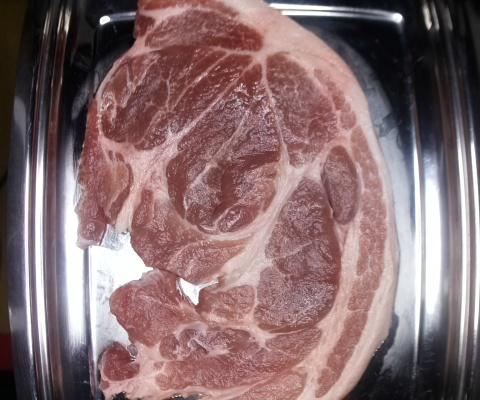
#> input picture dataset/fresh/08-11-2022-09-29-23_jpg.rf.64d249dc62a73d0ad8ae3edc94ba641c.jpg, 480 x 400 px; its folder holds only this picture in this run
$ jupyter execute --allow-errors Percobaan1.ipynb   (older library calls are emulated)
#> lines starting #> are read from the running program, lines starting #| are printed output that depends on the picture
[cell 1]
import os
import cv2 as cv
import matplotlib.pyplot as plt
import numpy as np
import pandas as pd
from sklearn.model_selection import train_test_split, cross_val_predict
from sklearn.metrics import accuracy_score, classification_report
from skimage.feature import graycomatrix, graycoprops
from scipy.stats import entropy
from sklearn.ensemble import RandomForestClassifier
from sklearn.svm import SVC
from sklearn.neighbors  import KNeighborsClassifier
from sklearn.metrics import accuracy_score, precision_score, recall_score, f1_score, confusion_matrix, classification_report
from sklearn.metrics import (confusion_matrix, ConfusionMatrixDisplay)
import seaborn as sns

## Data Loading

Buat struktur folder dataset sebagai berikut:
```
.
└──dataset
    ├── label1
	├── image1.jpg
	├── image2.jpg
	└── image3.jpg
    ├── label2
    └── label3
    └── dst...
```

[cell 2]
data = []
file_name = []
datalabel = []
path = []
data_distribution = {}

for label in os.listdir("dataset"):
    label_path = os.path.join("dataset", label)
    if not os.path.isdir(label_path):
        continue
    images = os.listdir(label_path)
    data_distribution[label] = len(images)
    print(f"Memproses label: {label}, jumlah gambar: {len(images)}")

    for filename in images:
        img_path = os.path.join(label_path, filename)
        img = cv.imread(img_path)
#> img is the input picture: shape (400, 480, 3); mean B, G, R 110.7, 108.1, 133.9
        if img is not None:
            img = cv.cvtColor(img, cv.COLOR_BGR2RGB)
            img = cv.resize(img, (350, 350))
#> img: shape (350, 350, 3)
            data.append(img)
            datalabel.append(label)
            file_name.append(filename)
            path.append(img_path)
#> pass 2 of the loop `for label in os.listdir("dataset"):`:
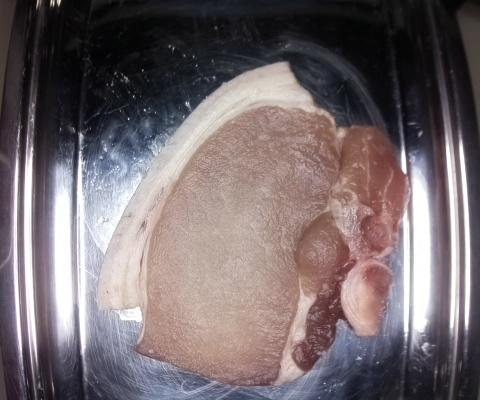
#> input picture dataset/spoiled/08-11-2022-21-04-58_jpg.rf.ede190cd66d9d59933315d460d5e848b.jpg, 480 x 400 px
#> img is the input picture: shape (400, 480, 3); mean B, G, R 108.9, 105.8, 116.7
#> `img = cv.resize(img, (350, 350))`:
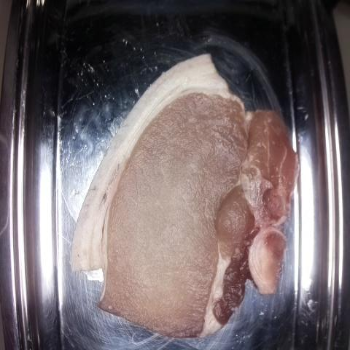
#> img: shape (350, 350, 3); mean R, G, B 116.6, 105.7, 108.8

print("Data: ", len(data))
#| Data:  2
print("Label: ", len(datalabel))
print("Filenames: ", len(file_name))
print("Data Distribution: ", data_distribution)

[cell 3]
def displayImg(row, column, data):
#> called with row = 12, column = 12
    fig = plt.figure(figsize=(15, 10))
    for i in range(1, row * column + 1):
        fig.add_subplot(row, column, i)
        plt.imshow(data[i - 1], cmap='gray')
        plt.axis('off')
    plt.show()
#> (the rest of this cell did not finish here and is left out)

## Data Augmentation

### Define Augmentation Function

[cell 4]
data_augmented = []
labels_augmented = []
file_name_augmented = []

def flip_horizontal(image):
    return np.fliplr(image)

def rotate(image):
    return np.rot90(image, k=3)

for i in range(len(data)):
    original = data[i]
    flipped = flip_horizontal(original)
    rotated = rotate(original)

    data_augmented.extend([flipped, rotated])
    labels_augmented.extend([datalabel[i]] * 2)
    file_name_augmented.extend([file_name[i] + '_flip', file_name[i] + '_rot'])
#> this loop made 2 passes
#> pass 1, `flipped = flip_horizontal(original)`:
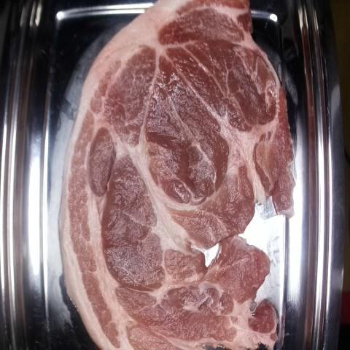
#> flipped: shape (350, 350, 3); mean R, G, B 133.8, 108, 110.6
#> pass 1, `rotated = rotate(original)`:
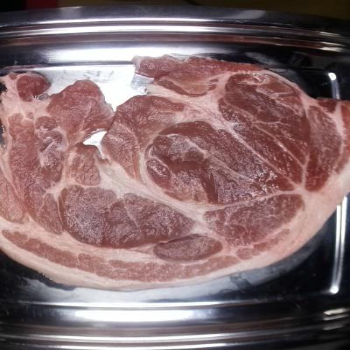
#> rotated: shape (350, 350, 3); mean R, G, B 133.8, 108, 110.6
#> pass 2, `rotated = rotate(original)`:
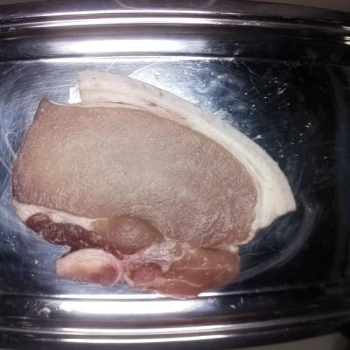
#> rotated: shape (350, 350, 3); mean R, G, B 116.6, 105.7, 108.8
#> after the loop, data_augmented = 4 items; file_name_augmented = 4 items; labels_augmented = ['fresh', 'fresh', 'spoiled', 'spoiled']

print("Jumlah data sebelum augmentasi:", len(data))
#| Jumlah data sebelum augmentasi: 2
print("Jumlah data setelah augmentasi:", len(data_augmented))
#| Jumlah data setelah augmentasi: 4

## Data Preparation

### Define Preprocessing Function

[cell 5]
# [15 lines of commented-out code are left out]

gray = cv.cvtColor(data[0], cv.COLOR_RGB2GRAY)
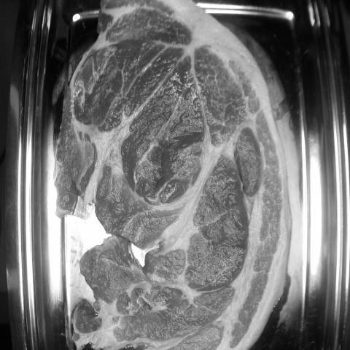
#> gray: shape (350, 350); min 1, max 255, mean 116


def equalization(image):
    frequent = {}
    for i in range(image.shape[0]):
        for j in range(image.shape[1]):
            value = image[i, j]
            if value in frequent:
                frequent[value] += 1
            else:
                frequent[value] = 1

    cumuFreq = {}
    sortedKey = sorted(frequent.keys())

    total = 0
    for key in sortedKey:
        total += frequent[key]
        cumuFreq[key] = total

    newPixel = {}
    sumAllPixel = image.shape[0] * image.shape[1]
    for key in sortedKey:
        newPixel[key] = round((cumuFreq[key] / sumAllPixel) * 255)

    newImage = np.zeros_like(image)
    for i in range(image.shape[0]):
        for j in range(image.shape[1]):
            newImage[i, j] = newPixel[image[i, j]]

    return newImage

def sobel(gray):
    sobel_x = np.array([[-1, 0, 1],
                        [-2, 0, 2],
                        [-1, 0, 1]])

    sobel_y = np.array([[ 1,  2,  1],
                        [ 0,  0,  0],
                        [-1, -2, -1]])

    tinggi, lebar = gray.shape
    hasil = np.zeros((tinggi, lebar), dtype=np.float32)

    for i in range(1, tinggi-1):
        for j in range(1, lebar-1):
            region = gray[i-1:i+2, j-1:j+2]
            gx = np.sum(region * sobel_x)
            gy = np.sum(region * sobel_y)
            hasil[i, j] = np.sqrt(gx**2 + gy**2)

    hasil = np.clip(hasil, 0, 255)
    return hasil.astype(np.uint8)

[cell 6]
fresh_images = []
spoiled_images = []

for i in range(len(data)):
    if datalabel[i].lower() == 'fresh' and len(fresh_images) < 10:
        gray = cv.cvtColor(data[i], cv.COLOR_RGB2GRAY)
        edge = sobel(gray)
        fresh_images.append(edge)
    elif datalabel[i].lower() == 'spoiled' and len(spoiled_images) < 10:
        gray = cv.cvtColor(data[i], cv.COLOR_RGB2GRAY)
        edge = sobel(gray)
        spoiled_images.append(edge)

    if len(fresh_images) >= 10 and len(spoiled_images) >= 10:
        break
#> this loop made 2 passes
#> pass 1, `edge = sobel(gray)`:
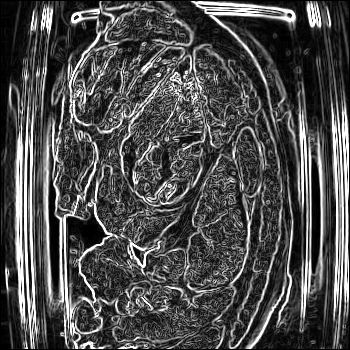
#> edge: shape (350, 350); min 0, max 255, mean 76.8
#> pass 2, `edge = sobel(gray)`:
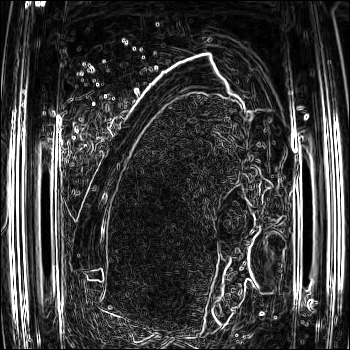
#> edge: shape (350, 350); min 0, max 255, mean 57.3
#> after the loop, fresh_images = 1 item; spoiled_images = 1 item

#> (the rest of this cell did not finish here and is left out)

displayImg(2, 5, spoiled_images)

### Preprocessing

[cell 7]
# pada bagian ini bisa gunakan data yang sebelum augmentasi atau setelah augmentasi
dataPreprocessed = []
for i in range(len(data)):
    img = cv.resize(data[i], (128, 128))
    img = cv.cvtColor(img, cv.COLOR_BGR2GRAY)
    img = equalization(img)
    dataPreprocessed.append(img)
#> this loop made 2 passes
#> sumAllPixel in equalization on passes 1 to 2: 16384, 16384
#> pass 2, `img = cv.resize(data[i], (128, 128))`:
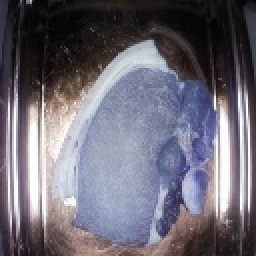
#> img: shape (128, 128, 3) (shown 2 times larger); mean of channels 0, 1, 2 116.5, 105.5, 108.7; drawn as B, G, R
#> after the loop, dataPreprocessed = 2 items

### Feature Extraction

[cell 8]
def glcm(image, derajat):
    if derajat == 0:
        angles = [0]
    elif derajat == 45:
        angles = [np.pi / 4]
    elif derajat == 90:
        angles = [np.pi / 2]
    elif derajat == 135:
        angles = [3 * np.pi / 4]
    else:
        raise ValueError("Invalid angle. It should be one of the following: 0, 45, 90, 135.")

    # mengembalikan matrix glcm dari image
    glcm = graycomatrix(image, [1], angles, 256, symmetric=True, normed=True)
    return glcm

[cell 9]
def correlation(matriks):
	return graycoprops(matriks, 'correlation')[0, 0]

[cell 10]
def dissimilarity(matriks):
    return graycoprops(matriks, 'dissimilarity')[0, 0]

[cell 11]
def homogenity(matriks):
    return graycoprops(matriks, 'homogeneity')[0, 0]

[cell 12]
def contrast(matriks):
    return graycoprops(matriks, 'contrast')[0, 0]

[cell 13]
def ASM(matriks):
    return graycoprops(matriks, 'ASM')[0, 0]

[cell 14]
def energy(matrix):
    return graycoprops(matrix, 'energy')[0, 0]

[cell 15]
def entropyGlcm(matrix):
    glcm_array = matrix[:, :, 0, 0]
    return entropy(glcm_array.flatten())

[cell 16]
Derajat0 = []
Derajat45 = []
Derajat90 = []
Derajat135 = []
for i in range(len(dataPreprocessed)):
    D0 = glcm(dataPreprocessed[i], 0)
    D45 = glcm(dataPreprocessed[i], 45)
    D90 = glcm(dataPreprocessed[i], 90)
    D135 = glcm(dataPreprocessed[i], 135)
    Derajat0.append(D0)
    Derajat45.append(D45)
    Derajat90.append(D90)
    Derajat135.append(D135)
#> this loop made 2 passes
#> after the loop, Derajat0 = 2 items; Derajat135 = 2 items; Derajat45 = 2 items; Derajat90 = 2 items

[cell 17]
Kontras0, Kontras45, Kontras90, Kontras135 = [], [], [], []
dissimilarity0, dissimilarity45, dissimilarity90, dissimilarity135 =  [], [], [], []
homogenity0, homogenity45, homogenity90, homogenity135 = [], [], [], []
entropy0, entropy45, entropy90, entropy135 =  [], [], [], []
ASM0, ASM45, ASM90, ASM135 =  [], [], [], []
energy0, energy45, energy90, energy135 =  [], [], [], []
correlation0, correlation45, correlation90, correlation135 = [], [], [], []

[cell 18]
for i in range(len(dataPreprocessed)):
    C0 = correlation(Derajat0[i])
    correlation0.append(C0)
    C45 = correlation(Derajat45[i])
    correlation45.append(C45)
    C90 = correlation(Derajat90[i])
    correlation90.append(C90)
    C135 = correlation(Derajat135[i])
    correlation135.append(C135)
#> this loop made 2 passes
#> (C0, C45, C90, C135) on passes 1 to 2: (0.877, 0.847, 0.942, 0.856), (0.926, 0.92, 0.985, 0.92)
#> after the loop, correlation0 = [0.877, 0.926]; correlation135 = [0.856, 0.92]; correlation45 = [0.847, 0.92]; correlation90 = [0.942, 0.985]

[cell 19]
for i in range(len(data)):
    K0 = contrast(Derajat0[i])
    K45 = contrast(Derajat45[i])
    K90 = contrast(Derajat90[i])
    K135 = contrast(Derajat135[i])
    Kontras0.append(K0)
    Kontras45.append(K45)
    Kontras90.append(K90)
    Kontras135.append(K135)
#> this loop made 2 passes
#> (K0, K45, K90, K135) on passes 1 to 2: (1320.2, 1638.7, 620.6, 1538.6), (805.3, 872, 162.1, 863.6)
#> after the loop, Kontras0 = [1320.2, 805.3]; Kontras135 = [1538.6, 863.6]; Kontras45 = [1638.7, 872]; Kontras90 = [620.6, 162.1]

[cell 20]
for i in range(len(data)):
    Dis0 = dissimilarity(Derajat0[i])
    Dis45 = dissimilarity(Derajat45[i])
    Dis90 = dissimilarity(Derajat90[i])
    Dis135 = dissimilarity(Derajat135[i])
    dissimilarity0.append(Dis0)
    dissimilarity45.append(Dis45)
    dissimilarity90.append(Dis90)
    dissimilarity135.append(Dis135)
#> this loop made 2 passes
#> (Dis0, Dis45, Dis90, Dis135) on passes 1 to 2: (23.84, 27.06, 14.68, 25.97), (16.45, 17.71, 7.79, 17.51)
#> after the loop, dissimilarity0 = [23.84, 16.45]; dissimilarity135 = [25.97, 17.51]; dissimilarity45 = [27.06, 17.71]; dissimilarity90 = [14.68, 7.79]

[cell 21]
for i in range(len(data)):
    H0 = homogenity(Derajat0[i])
    H45 = homogenity(Derajat45[i])
    H90 = homogenity(Derajat90[i])
    H135 = homogenity(Derajat135[i])
    homogenity0.append(H0)
    homogenity45.append(H45)
    homogenity90.append(H90)
    homogenity135.append(H135)
#> this loop made 2 passes
#> (H0, H45, H90, H135) on passes 1 to 2: (0.088, 0.0795, 0.171, 0.0802), (0.124, 0.104, 0.2, 0.112)
#> after the loop, homogenity0 = [0.088, 0.124]; homogenity135 = [0.0802, 0.112]; homogenity45 = [0.0795, 0.104]; homogenity90 = [0.171, 0.2]

[cell 22]
for i in range(len(data)):
    E0 = entropyGlcm(Derajat0[i])
    E45 = entropyGlcm(Derajat45[i])
    E90 = entropyGlcm(Derajat90[i])
    E135 = entropyGlcm(Derajat135[i])
    entropy0.append(E0)
    entropy45.append(E45)
    entropy90.append(E90)
    entropy135.append(E135)
#> this loop made 2 passes
#> (E0, E45, E90, E135) on passes 1 to 2: (9.13, 9.2, 8.66, 9.2), (8.85, 8.92, 8.36, 8.92)
#> pass 1, in entropyGlcm, `glcm_array = matrix[:, :, 0, 0]`:
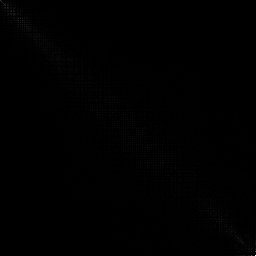
#> glcm_array: shape (256, 256) float64; min 0, max 0.00683, mean 1.53e-05; drawn with min black and max white
#> after the loop, entropy0 = [9.13, 8.85]; entropy135 = [9.2, 8.92]; entropy45 = [9.2, 8.92]; entropy90 = [8.66, 8.36]

[cell 23]
for i in range(len(data)):
    A0 = ASM(Derajat0[i])
    A45 = ASM(Derajat45[i])
    A90 = ASM(Derajat90[i])
    A135 = ASM(Derajat135[i])
    ASM0.append(A0)
    ASM45.append(A45)
    ASM90.append(A90)
    ASM135.append(A135)
#> this loop made 2 passes
#> (A0, A45, A90, A135) on passes 1 to 2: (0.000202, 0.000187, 0.000399, 0.000184), (0.00025, 0.000221, 0.000407, 0.00022)
#> after the loop, ASM0 = [0.000202, 0.00025]; ASM135 = [0.000184, 0.00022]; ASM45 = [0.000187, 0.000221]; ASM90 = [0.000399, 0.000407]

[cell 24]
for i in range(len(data)):
    ER0 = energy(Derajat0[i])
    ER45 = energy(Derajat45[i])
    ER90 = energy(Derajat90[i])
    ER135 = energy(Derajat135[i])
    energy0.append(ER0)
    energy45.append(ER45)
    energy90.append(ER90)
    energy135.append(ER135)
#> this loop made 2 passes
#> (ER0, ER45, ER90, ER135) on passes 1 to 2: (0.0142, 0.0137, 0.02, 0.0136), (0.0158, 0.0149, 0.0202, 0.0148)
#> after the loop, energy0 = [0.0142, 0.0158]; energy135 = [0.0136, 0.0148]; energy45 = [0.0137, 0.0149]; energy90 = [0.02, 0.0202]

### Write the extraction's results to CSV

[cell 25]
dataTable = {'Filename': file_name, 'Label': datalabel,
        'Contrast0': Kontras0, 'Contrast45': Kontras45, 'Contrast90': Kontras90, 'Contrast135': Kontras135,
        'Homogeneity0': homogenity0, 'Homogeneity45': homogenity45, 'Homogeneity90': homogenity90, 'Homogeneity135': homogenity135,
        'Dissimilarity0': dissimilarity0, 'Dissimilarity45': dissimilarity45, 'Dissimilarity90': dissimilarity90, 'Dissimilarity135': dissimilarity135,
        'Entropy0': entropy0, 'Entropy45': entropy45, 'Entropy90': entropy90, 'Entropy135': entropy135,
        'ASM0': ASM0, 'ASM45': ASM45, 'ASM90': ASM90, 'ASM135': ASM135,
        'Energy0': energy0, 'Energy45': energy45, 'Energy90': energy90, 'Energy135': energy135,
        'Correlation0': correlation0, 'Correlation45': correlation45, 'Correlation90': correlation90, 'Correlation135': correlation135,
        }
df = pd.DataFrame(dataTable)
#> df = table of 2 rows and 30 columns
df.to_csv('hasil_ekstraksi_1.csv', index=False)

hasilEkstrak = pd.read_csv('hasil_ekstraksi_1.csv')
#> (reads hasil_ekstraksi_1.csv from the repository)
hasilEkstrak

### Features Selection

pada bagian seleksi fitur ini bisa menggunakan metode seperti
- PCA
- LDA
- t-SNE
- Chi-square
- ANOVA
- Autoencoder
- correlation
- dll

berikut contoh menggunakan correlation:

[cell 26]
# Menghitung korelasi
correlation = hasilEkstrak.drop(columns=['Label','Filename']).corr()

# Menyaring fitur yang memiliki korelasi absolut lebih dari 0.95 dengan label
threshold = 0.95 # atur threshold ini untuk menentukan seberapa besar korelasi yang ingin disaring
selectionFeature = []
columns = np.full((correlation.shape[0],), True, dtype=bool)
for i in range(correlation.shape[0]):
	for j in range(i+1, correlation.shape[0]):
		if correlation.iloc[i,j] >= threshold:
			if columns[j]:
				columns[j] = False
select = hasilEkstrak.drop(columns=['Label','Filename']).columns[columns]
x_new = hasilEkstrak[select]
x_new
y = hasilEkstrak['Label']
plt.figure(figsize=(17,17))
sns.heatmap(x_new.corr(), annot=True, cmap='Blues', fmt=".2f")
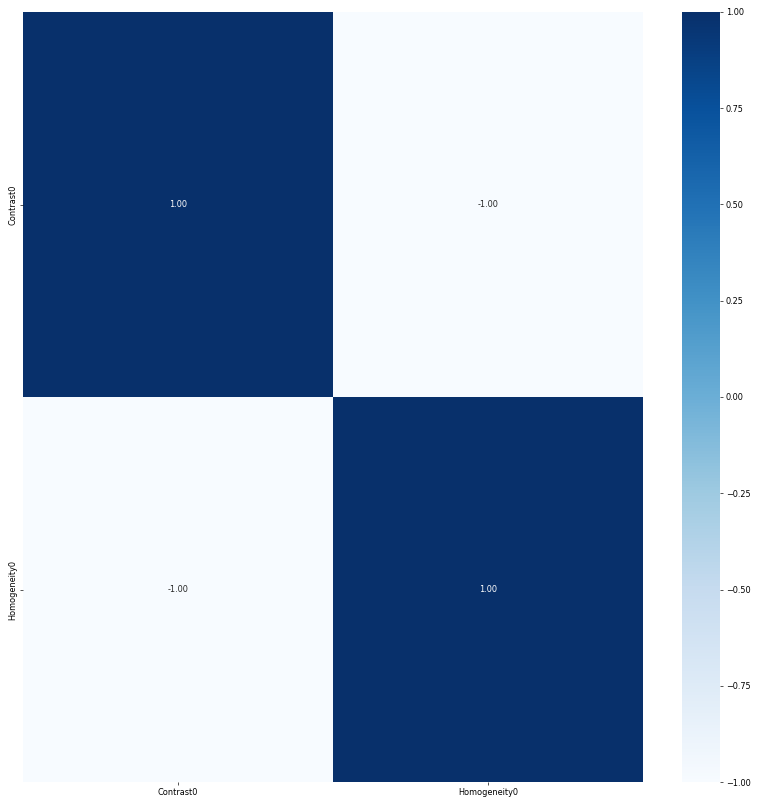
#> figure drawn by matplotlib, 2 panels

## Splitting Data

[cell 27]
# ubah bagian test_size sesuai kebutuhan
# 0.3 = 30% data untuk testing (train/test 70/30)
# 0.2 = 20% data untuk testing (train/test 80/20)
X_train, X_test, y_train, y_test = train_test_split(x_new, y, test_size=0.2, random_state=42)
print(X_train.shape)
print(X_test.shape)

## Feature Normalization

berikut metode normalisasi yang bisa digunakan:
- Min-Max Scaling
- Standardization (Z-score)
- Robust Scaling
- MaxAbsScaler
- dll

berikut contoh menggunakan Standardization (Z-score):

[cell 28]
# normalisasi mean std
X_test = (X_test - X_train.mean()) / X_train.std()
X_train = (X_train - X_train.mean()) / X_train.std()

## Modeling

### Define Model

[cell 29]
def generateClassificationReport(y_true, y_pred):
	print(classification_report(y_true, y_pred))
	print(confusion_matrix(y_true, y_pred))
	print('Accuracy:', accuracy_score(y_true, y_pred))

# Define classifiers
rf = RandomForestClassifier(n_estimators=5, random_state=42)
svm = SVC(kernel='rbf', random_state=42)
knn = KNeighborsClassifier(n_neighbors=5)

### Train Random Forest Classifier

[cell 30]
# Train Random Forest Classifier
rf.fit(X_train, y_train)

# Make predictions and evaluate the model with the training set
print("------Training Set------")
y_pred = rf.predict(X_train)
generateClassificationReport( y_train, y_pred)

# Make predictions and evaluate the model with the testing set
print("\n------Testing Set------")
y_pred = rf.predict(X_test)
generateClassificationReport( y_test, y_pred)

### Train SVM Classifier

#> (a cell that did not finish here is left out)

### Train KNN Classifier

#> (a cell that did not finish here is left out)

## Evaluation With Confusion Matrix

[cell 33]
def plot_confusion_matrix(y_true, y_pred, title):
#> called with y_pred = array of shape (1,), title = 'Random Forest Confusion Matrix'
    cm = confusion_matrix(y_true, y_pred)
    disp = ConfusionMatrixDisplay(confusion_matrix=cm)
    disp.plot(cmap=plt.cm.Blues)
    plt.title(title)
    plt.show()
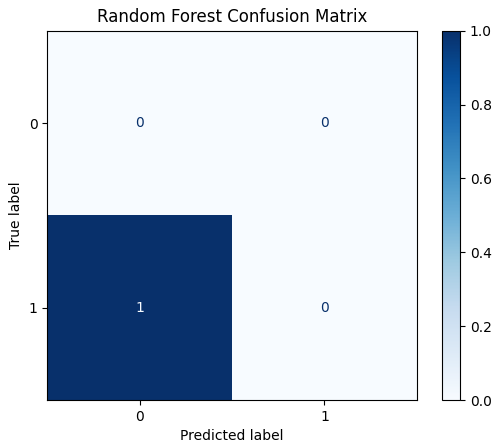
#> figure drawn by matplotlib, 2 panels

# Plot confusion matrix for Random Forest
plot_confusion_matrix(y_test, rf.predict(X_test), "Random Forest Confusion Matrix")
# Plot confusion matrix for SVM
#> (the rest of this cell did not finish here and is left out)
